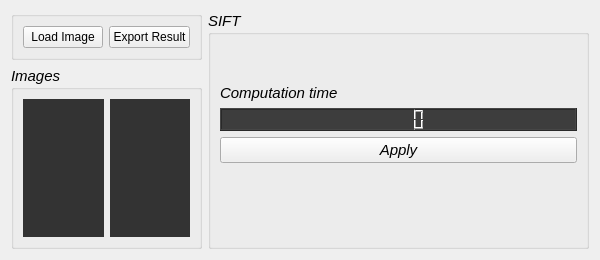
      <widget class="QWidget" name="SIFT_tab">
       <attribute name="title">
        <string>SIFT</string>
       </attribute>
       <layout class="QGridLayout" name="gridLayout_2">
        <item row="0" column="0">
         <widget class="QGroupBox" name="groupBox_8">
          <property name="title">
           <string/>
          </property>
          <layout class="QHBoxLayout" name="horizontalLayout_3">
           <item>
            <layout class="QGridLayout" name="gridLayout_7">
             <item row="0" column="0">
              <widget class="QPushButton" name="sift_load_image_btn">
               <property name="text">
                <string>Load Image</string>
               </property>
              </widget>
             </item>
             <item row="0" column="1">
              <widget class="QPushButton" name="sift_export_image_btn">
               <property name="text">
                <string>Export Result</string>
               </property>
              </widget>
             </item>
            </layout>
           </item>
          </layout>
         </widget>
        </item>
        <item row="0" column="1" rowspan="2">
         <widget class="QGroupBox" name="groupBox_10">
          <property name="sizePolicy">
           <sizepolicy hsizetype="Fixed" vsizetype="Preferred">
            <horstretch>0</horstretch>
            <verstretch>0</verstretch>
           </sizepolicy>
          </property>
          <property name="font">
           <font>
            <pointsize>11</pointsize>
            <italic>true</italic>
            <bold>false</bold>
           </font>
          </property>
          <property name="title">
           <string>SIFT</string>
          </property>
          <layout class="QVBoxLayout" name="verticalLayout_17">
           <item>
            <spacer name="verticalSpacer_7">
             <property name="orientation">
              <enum>Qt::Vertical</enum>
             </property>
             <property name="sizeHint" stdset="0">
              <size>
               <width>20</width>
               <height>40</height>
              </size>
             </property>
            </spacer>
           </item>
           <item>
            <layout class="QVBoxLayout" name="verticalLayout_18">
             <item>
              <layout class="QVBoxLayout" name="verticalLayout_19">
               <item>
                <widget class="QLabel" name="sift_param2_label">
                 <property name="text">
                  <string>Computation time</string>
                 </property>
                </widget>
               </item>
               <item>
                <layout class="QHBoxLayout" name="horizontalLayout_23">
                 <item>
                  <widget class="QLCDNumber" name="lcdNumber">
                   <property name="font">
                    <font>
                     <bold>true</bold>
                    </font>
                   </property>
                   <property name="styleSheet">
                    <string notr="true">background-color: rgb(61, 61, 61)</string>
                   </property>
                  </widget>
                 </item>
                </layout>
               </item>
              </layout>
             </item>
             <item>
              <layout class="QVBoxLayout" name="verticalLayout_20"/>
             </item>
            </layout>
           </item>
           <item>
            <widget class="QPushButton" name="sift_apply_btn">
             <property name="text">
              <string>Apply</string>
             </property>
            </widget>
           </item>
           <item>
            <spacer name="verticalSpacer_8">
             <property name="orientation">
              <enum>Qt::Vertical</enum>
             </property>
             <property name="sizeHint" stdset="0">
              <size>
               <width>357</width>
               <height>74</height>
              </size>
             </property>
            </spacer>
           </item>
          </layout>
         </widget>
        </item>
        <item row="1" column="0">
         <widget class="QGroupBox" name="groupBox_9">
          <property name="sizePolicy">
           <sizepolicy hsizetype="Preferred" vsizetype="MinimumExpanding">
            <horstretch>0</horstretch>
            <verstretch>0</verstretch>
           </sizepolicy>
          </property>
          <property name="font">
           <font>
            <pointsize>11</pointsize>
            <italic>true</italic>
            <bold>false</bold>
           </font>
          </property>
          <property name="title">
           <string>Images</string>
          </property>
          <layout class="QGridLayout" name="gridLayout_8">
           <item row="0" column="0">
            <layout class="QHBoxLayout" name="horizontalLayout_17">
             <item>
              <widget class="PlotWidget" name="sift_loaded_image" native="true">
               <property name="styleSheet">
                <string notr="true">background-color: #333;</string>
               </property>
              </widget>
             </item>
            </layout>
           </item>
           <item row="0" column="1">
            <widget class="PlotWidget" name="sift_result_image" native="true">
             <property name="styleSheet">
              <string notr="true">background-color: #333;</string>
             </property>
            </widget>
           </item>
          </layout>
         </widget>
        </item>
       </layout>
      </widget>
